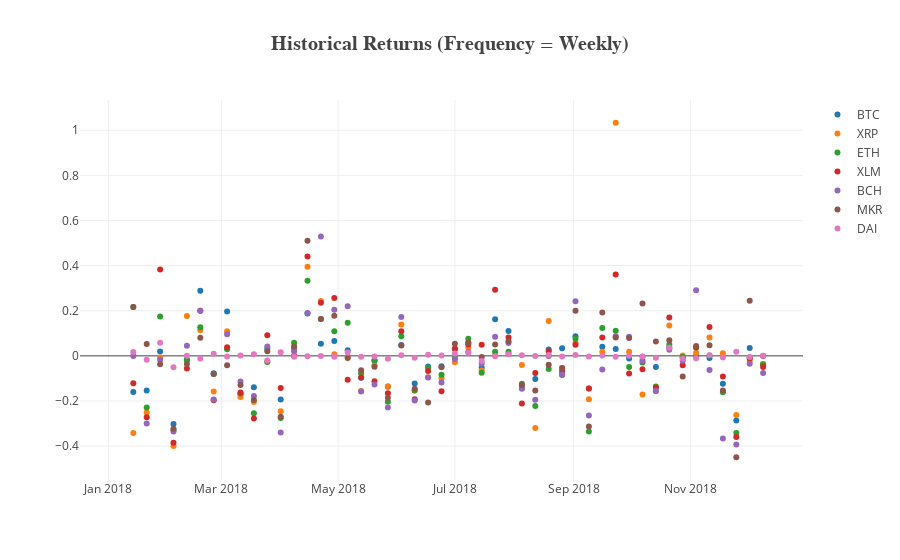

The code cell stored with this chart in its notebook:
### Markdown cell above
At the end of November 2018, we saw huge negative weekly returns of more than -30% with Bitcoin Cash losing even 40% in a single week. The correlation of daily returns seems to have increased during 2018. Such an increased correlation during crisis periods is an effect that is well known from traditional asset markets. We however also see a very high correlation during the boom phase.  Historical correlations in the cryptomarkets are highly dependent on the observed time frame (daily, weekly or monthly).

### Code cell
# historical weekly returns
